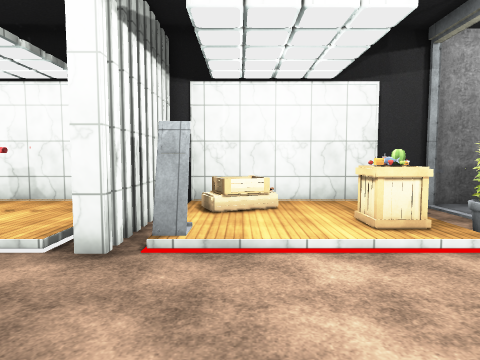
view 1 (above)

16 first-person views from a walk through a scene from a Unity 3-D project. The camera is 1.5 m above the floor, tilts 4° down and sees 75° across. The floor is counted in squares, 1 m on a side. Each view is taken from the middle of a square. On the plan, view 1 faces up. The plan holds only what a view shows up to about 15 squares ahead; the rest is blank. The player character is not drawn. Some surface patterns are stand-ins.

view 2
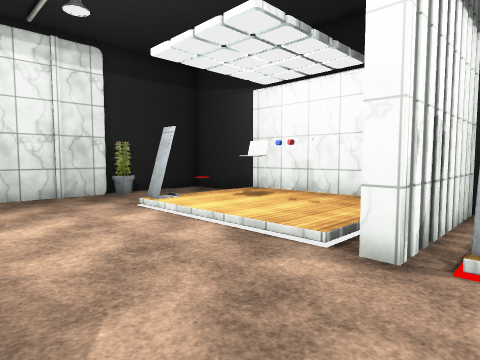

view 3
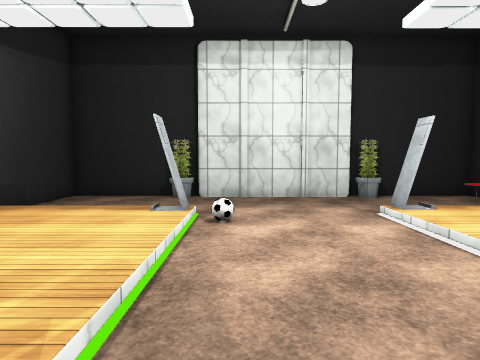

view 4
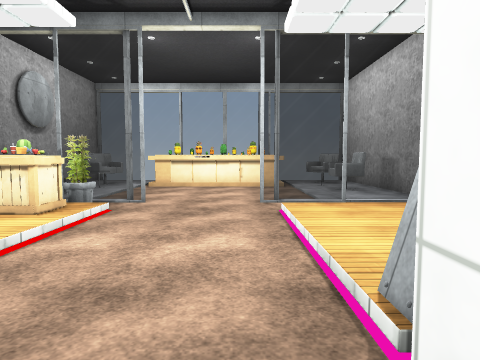

view 5
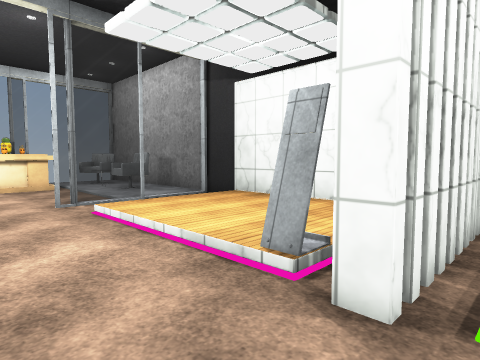

view 6
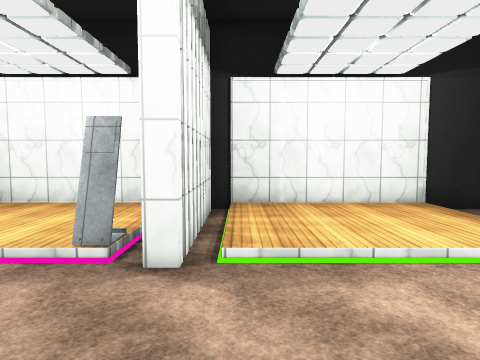

view 7
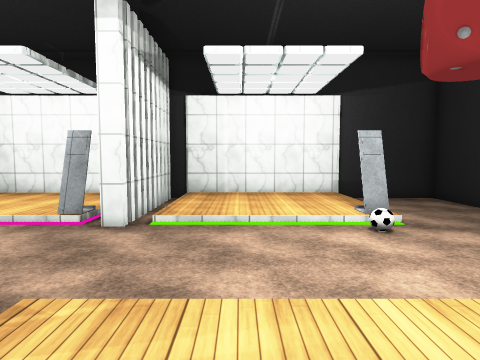

view 8
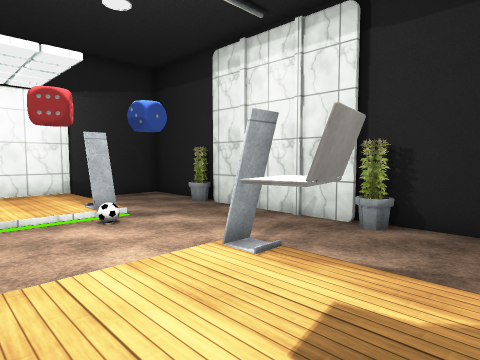

view 9
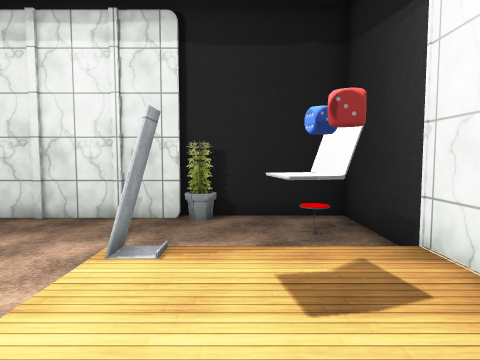

view 10
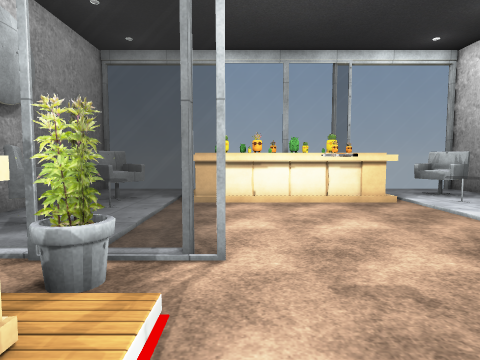

view 11
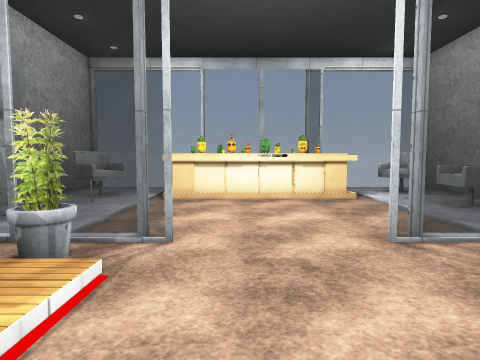

view 12
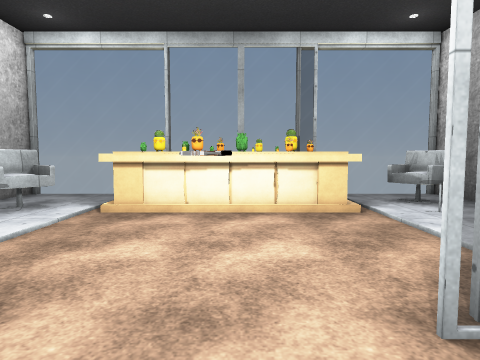

view 13
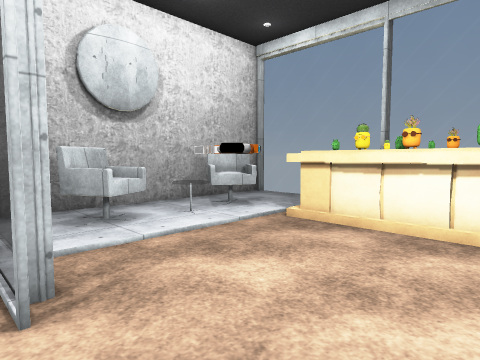

view 14
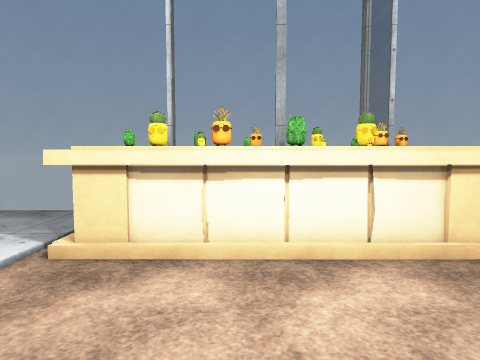

view 15
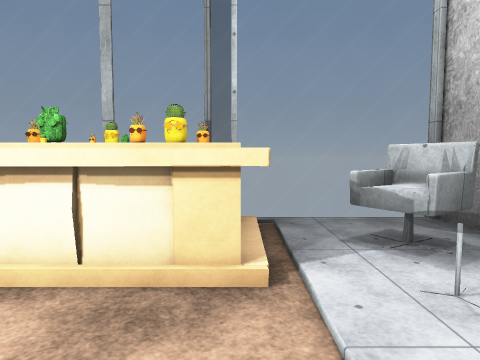

view 16
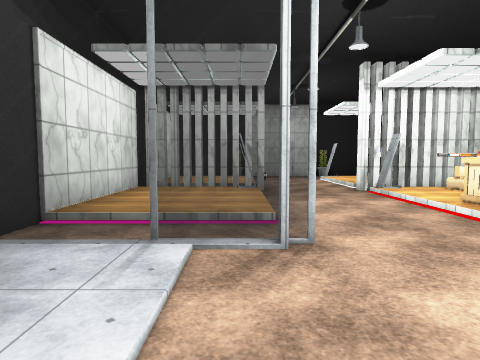

### Floor plan
Key: @ floor where view 1 was taken; # wall or solid block; x gap in a wall; . main floor; : floor 0.25 m higher than the main floor; / step, stairs or slope; = window, fence, low wall or low ledge; ^ raised ledge; C crate; L laptop; P plant; O other object.
Columns run from 15 left of view 1 to 17 right of it. Each row starts with its distance up from view 1.
 11 ##########   ############   #####
 10 #..O.:::::: x// /:::  =##  ###.=
  9 #....::L::::x//CO::   =#^#^^^#.=
  8 #....::LOO::x/::::CC #=...=.# .=
  7 ##...:::::::x/::::CC##=.....O
  6 ##...#::::::#x::::::/.=.....PP
  5  #....................x.....O O
  4  #..........................OOP
  3  #....................O.....OP
  2  #..../.....................OOP
  1  #...///////#////////.=.....OPP
  0 ##...#::::::#x/@::::/.=.....OOO
 -1 ##...:::::::x/::::::/.=.........
 -2 #....:::::::x/::::::/.=..^.^.^..
 -3 #....:::::::x/::::::/.=..^^=#^#.
 -4 #....:::::::#/::::::/.=.  # ##..
 -5 ##########################  ####

Positions as (right, up) in squares from view 1, and headings:
1: (0, 0), facing up
2: (-1, 1), facing up-left
3: (-2, 2), facing left
4: (-4, 2), facing right
5: (-4, 4), facing down-right
6: (-4, 6), facing down
7: (-6, 9), facing down
8: (-6, 10), facing down-left
9: (-5, 8), facing left
10: (2, 5), facing right
11: (1, 4), facing right
12: (4, 3), facing right
13: (6, 2), facing up-right
14: (8, 4), facing right
15: (9, 0), facing right
16: (12, 0), facing left
